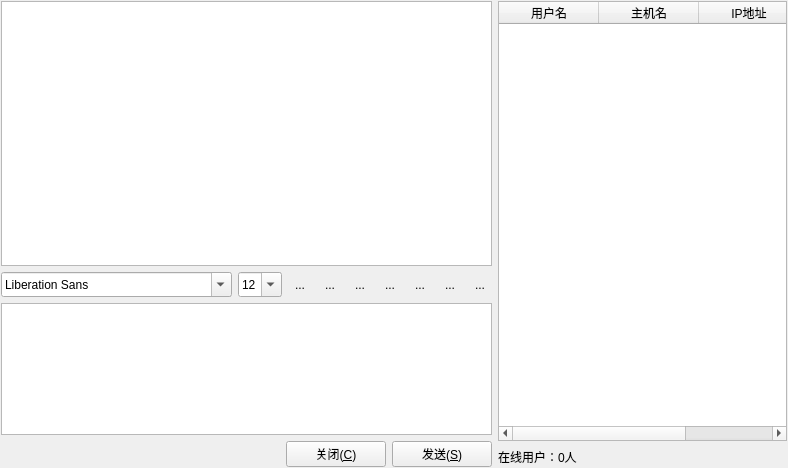
<?xml version="1.0" encoding="UTF-8"?>
<ui version="4.0">
 <class>Widget</class>
 <widget class="QWidget" name="Widget">
  <property name="geometry">
   <rect>
    <x>0</x>
    <y>0</y>
    <width>788</width>
    <height>468</height>
   </rect>
  </property>
  <property name="windowTitle">
   <string>局域网聊天室</string>
  </property>
  <layout class="QHBoxLayout" name="horizontalLayout_4">
   <property name="margin">
    <number>1</number>
   </property>
   <item>
    <layout class="QVBoxLayout" name="verticalLayout">
     <property name="spacing">
      <number>6</number>
     </property>
     <property name="sizeConstraint">
      <enum>QLayout::SetDefaultConstraint</enum>
     </property>
     <item>
      <widget class="QTextBrowser" name="textBrowser">
       <property name="sizePolicy">
        <sizepolicy hsizetype="Expanding" vsizetype="Expanding">
         <horstretch>0</horstretch>
         <verstretch>2</verstretch>
        </sizepolicy>
       </property>
       <property name="frameShadow">
        <enum>QFrame::Sunken</enum>
       </property>
       <property name="openExternalLinks">
        <bool>false</bool>
       </property>
      </widget>
     </item>
     <item>
      <layout class="QHBoxLayout" name="horizontalLayout">
       <item>
        <widget class="QFontComboBox" name="fontComboBox">
         <property name="sizePolicy">
          <sizepolicy hsizetype="Fixed" vsizetype="Fixed">
           <horstretch>0</horstretch>
           <verstretch>0</verstretch>
          </sizepolicy>
         </property>
         <property name="minimumSize">
          <size>
           <width>1</width>
           <height>25</height>
          </size>
         </property>
        </widget>
       </item>
       <item>
        <widget class="QComboBox" name="fontsizecomboBox">
         <property name="sizePolicy">
          <sizepolicy hsizetype="Fixed" vsizetype="Maximum">
           <horstretch>0</horstretch>
           <verstretch>0</verstretch>
          </sizepolicy>
         </property>
         <property name="minimumSize">
          <size>
           <width>0</width>
           <height>25</height>
          </size>
         </property>
         <property name="editable">
          <bool>true</bool>
         </property>
         <property name="currentIndex">
          <number>3</number>
         </property>
         <item>
          <property name="text">
           <string>9</string>
          </property>
         </item>
         <item>
          <property name="text">
           <string>10</string>
          </property>
         </item>
         <item>
          <property name="text">
           <string>11</string>
          </property>
         </item>
         <item>
          <property name="text">
           <string>12</string>
          </property>
         </item>
         <item>
          <property name="text">
           <string>13</string>
          </property>
         </item>
         <item>
          <property name="text">
           <string>14</string>
          </property>
         </item>
         <item>
          <property name="text">
           <string>15</string>
          </property>
         </item>
         <item>
          <property name="text">
           <string>16</string>
          </property>
         </item>
         <item>
          <property name="text">
           <string>17</string>
          </property>
         </item>
         <item>
          <property name="text">
           <string>18</string>
          </property>
         </item>
         <item>
          <property name="text">
           <string>19</string>
          </property>
         </item>
         <item>
          <property name="text">
           <string>20</string>
          </property>
         </item>
         <item>
          <property name="text">
           <string>21</string>
          </property>
         </item>
         <item>
          <property name="text">
           <string>22</string>
          </property>
         </item>
        </widget>
       </item>
       <item>
        <widget class="QToolButton" name="textbold">
         <property name="toolTip">
          <string>加粗</string>
         </property>
         <property name="autoFillBackground">
          <bool>false</bool>
         </property>
         <property name="text">
          <string>...</string>
         </property>
         <property name="icon">
          <iconset resource="resource.qrc">
           <normaloff>:/image/textbold.png</normaloff>:/image/textbold.png</iconset>
         </property>
         <property name="iconSize">
          <size>
           <width>24</width>
           <height>24</height>
          </size>
         </property>
         <property name="checkable">
          <bool>true</bool>
         </property>
         <property name="autoRaise">
          <bool>true</bool>
         </property>
        </widget>
       </item>
       <item>
        <widget class="QToolButton" name="textitalic">
         <property name="toolTip">
          <string>倾斜</string>
         </property>
         <property name="autoFillBackground">
          <bool>false</bool>
         </property>
         <property name="text">
          <string>...</string>
         </property>
         <property name="icon">
          <iconset resource="resource.qrc">
           <normaloff>:/image/textitalic.png</normaloff>:/image/textitalic.png</iconset>
         </property>
         <property name="iconSize">
          <size>
           <width>24</width>
           <height>24</height>
          </size>
         </property>
         <property name="checkable">
          <bool>true</bool>
         </property>
         <property name="autoRaise">
          <bool>true</bool>
         </property>
        </widget>
       </item>
       <item>
        <widget class="QToolButton" name="textUnderline">
         <property name="toolTip">
          <string>下划线</string>
         </property>
         <property name="autoFillBackground">
          <bool>false</bool>
         </property>
         <property name="text">
          <string>...</string>
         </property>
         <property name="icon">
          <iconset resource="resource.qrc">
           <normaloff>:/image/textunder.png</normaloff>:/image/textunder.png</iconset>
         </property>
         <property name="iconSize">
          <size>
           <width>24</width>
           <height>24</height>
          </size>
         </property>
         <property name="checkable">
          <bool>true</bool>
         </property>
         <property name="autoRaise">
          <bool>true</bool>
         </property>
        </widget>
       </item>
       <item>
        <widget class="QToolButton" name="textcolor">
         <property name="toolTip">
          <string>字体颜色</string>
         </property>
         <property name="autoFillBackground">
          <bool>false</bool>
         </property>
         <property name="text">
          <string>...</string>
         </property>
         <property name="icon">
          <iconset resource="resource.qrc">
           <normaloff>:/image/textcolor.png</normaloff>:/image/textcolor.png</iconset>
         </property>
         <property name="iconSize">
          <size>
           <width>24</width>
           <height>24</height>
          </size>
         </property>
         <property name="checkable">
          <bool>false</bool>
         </property>
         <property name="autoRaise">
          <bool>true</bool>
         </property>
        </widget>
       </item>
       <item>
        <widget class="QToolButton" name="sendfile">
         <property name="toolTip">
          <string>传送文件</string>
         </property>
         <property name="autoFillBackground">
          <bool>false</bool>
         </property>
         <property name="text">
          <string>...</string>
         </property>
         <property name="icon">
          <iconset resource="resource.qrc">
           <normaloff>:/image/fileopen.png</normaloff>:/image/fileopen.png</iconset>
         </property>
         <property name="iconSize">
          <size>
           <width>24</width>
           <height>24</height>
          </size>
         </property>
         <property name="checkable">
          <bool>false</bool>
         </property>
         <property name="autoRaise">
          <bool>true</bool>
         </property>
        </widget>
       </item>
       <item>
        <widget class="QToolButton" name="save">
         <property name="toolTip">
          <string>保存聊天记录</string>
         </property>
         <property name="autoFillBackground">
          <bool>false</bool>
         </property>
         <property name="text">
          <string>...</string>
         </property>
         <property name="icon">
          <iconset resource="resource.qrc">
           <normaloff>:/image/Floppy.png</normaloff>:/image/Floppy.png</iconset>
         </property>
         <property name="iconSize">
          <size>
           <width>24</width>
           <height>24</height>
          </size>
         </property>
         <property name="checkable">
          <bool>false</bool>
         </property>
         <property name="autoRaise">
          <bool>true</bool>
         </property>
        </widget>
       </item>
       <item>
        <widget class="QToolButton" name="clear">
         <property name="toolTip">
          <string>清空聊天记录</string>
         </property>
         <property name="autoFillBackground">
          <bool>false</bool>
         </property>
         <property name="text">
          <string>...</string>
         </property>
         <property name="icon">
          <iconset resource="resource.qrc">
           <normaloff>:/image/Bin (empty).png</normaloff>:/image/Bin (empty).png</iconset>
         </property>
         <property name="iconSize">
          <size>
           <width>24</width>
           <height>24</height>
          </size>
         </property>
         <property name="checkable">
          <bool>false</bool>
         </property>
         <property name="autoRaise">
          <bool>true</bool>
         </property>
        </widget>
       </item>
      </layout>
     </item>
     <item>
      <widget class="QTextEdit" name="textEdit">
       <property name="sizePolicy">
        <sizepolicy hsizetype="Expanding" vsizetype="Maximum">
         <horstretch>0</horstretch>
         <verstretch>1</verstretch>
        </sizepolicy>
       </property>
       <property name="font">
        <font>
         <family>宋体</family>
         <pointsize>12</pointsize>
        </font>
       </property>
       <property name="html">
        <string>&lt;!DOCTYPE HTML PUBLIC &quot;-//W3C//DTD HTML 4.0//EN&quot; &quot;http://www.w3.org/TR/REC-html40/strict.dtd&quot;&gt;
&lt;html&gt;&lt;head&gt;&lt;meta name=&quot;qrichtext&quot; content=&quot;1&quot; /&gt;&lt;style type=&quot;text/css&quot;&gt;
p, li { white-space: pre-wrap; }
&lt;/style&gt;&lt;/head&gt;&lt;body style=&quot; font-family:'宋体'; font-size:12pt; font-weight:400; font-style:normal;&quot;&gt;
&lt;p style=&quot;-qt-paragraph-type:empty; margin-top:0px; margin-bottom:0px; margin-left:0px; margin-right:0px; -qt-block-indent:0; text-indent:0px;&quot;&gt;&lt;br /&gt;&lt;/p&gt;&lt;/body&gt;&lt;/html&gt;</string>
       </property>
      </widget>
     </item>
     <item>
      <layout class="QHBoxLayout" name="horizontalLayout_2">
       <item>
        <spacer name="horizontalSpacer">
         <property name="orientation">
          <enum>Qt::Horizontal</enum>
         </property>
         <property name="sizeHint" stdset="0">
          <size>
           <width>40</width>
           <height>20</height>
          </size>
         </property>
        </spacer>
       </item>
       <item>
        <widget class="QPushButton" name="close">
         <property name="minimumSize">
          <size>
           <width>100</width>
           <height>25</height>
          </size>
         </property>
         <property name="text">
          <string>关闭(&amp;C)</string>
         </property>
        </widget>
       </item>
       <item>
        <widget class="QPushButton" name="send">
         <property name="minimumSize">
          <size>
           <width>100</width>
           <height>25</height>
          </size>
         </property>
         <property name="text">
          <string>发送(&amp;S)</string>
         </property>
        </widget>
       </item>
      </layout>
     </item>
    </layout>
   </item>
   <item>
    <layout class="QGridLayout" name="gridLayout">
     <item row="0" column="0">
      <widget class="QTableWidget" name="tableWidget">
       <property name="toolTip">
        <string>在线用户信息列表</string>
       </property>
       <property name="frameShape">
        <enum>QFrame::StyledPanel</enum>
       </property>
       <property name="editTriggers">
        <set>QAbstractItemView::NoEditTriggers</set>
       </property>
       <property name="selectionMode">
        <enum>QAbstractItemView::SingleSelection</enum>
       </property>
       <property name="selectionBehavior">
        <enum>QAbstractItemView::SelectRows</enum>
       </property>
       <property name="showGrid">
        <bool>false</bool>
       </property>
       <column>
        <property name="text">
         <string>用户名</string>
        </property>
        <property name="icon">
         <iconset>
          <normalon>:/image/User.png</normalon>
         </iconset>
        </property>
       </column>
       <column>
        <property name="text">
         <string>主机名</string>
        </property>
       </column>
       <column>
        <property name="text">
         <string>IP地址</string>
        </property>
       </column>
      </widget>
     </item>
     <item row="1" column="0">
      <layout class="QHBoxLayout" name="horizontalLayout_3">
       <item>
        <widget class="QLabel" name="onlineUser">
         <property name="sizePolicy">
          <sizepolicy hsizetype="Fixed" vsizetype="Preferred">
           <horstretch>0</horstretch>
           <verstretch>0</verstretch>
          </sizepolicy>
         </property>
         <property name="text">
          <string>在线用户：0人</string>
         </property>
        </widget>
       </item>
       <item>
        <spacer name="horizontalSpacer_2">
         <property name="orientation">
          <enum>Qt::Horizontal</enum>
         </property>
         <property name="sizeHint" stdset="0">
          <size>
           <width>40</width>
           <height>20</height>
          </size>
         </property>
        </spacer>
       </item>
      </layout>
     </item>
    </layout>
   </item>
  </layout>
 </widget>
 <layoutdefault spacing="6" margin="11"/>
 <resources>
  <include location="resource.qrc"/>
 </resources>
 <connections/>
</ui>
